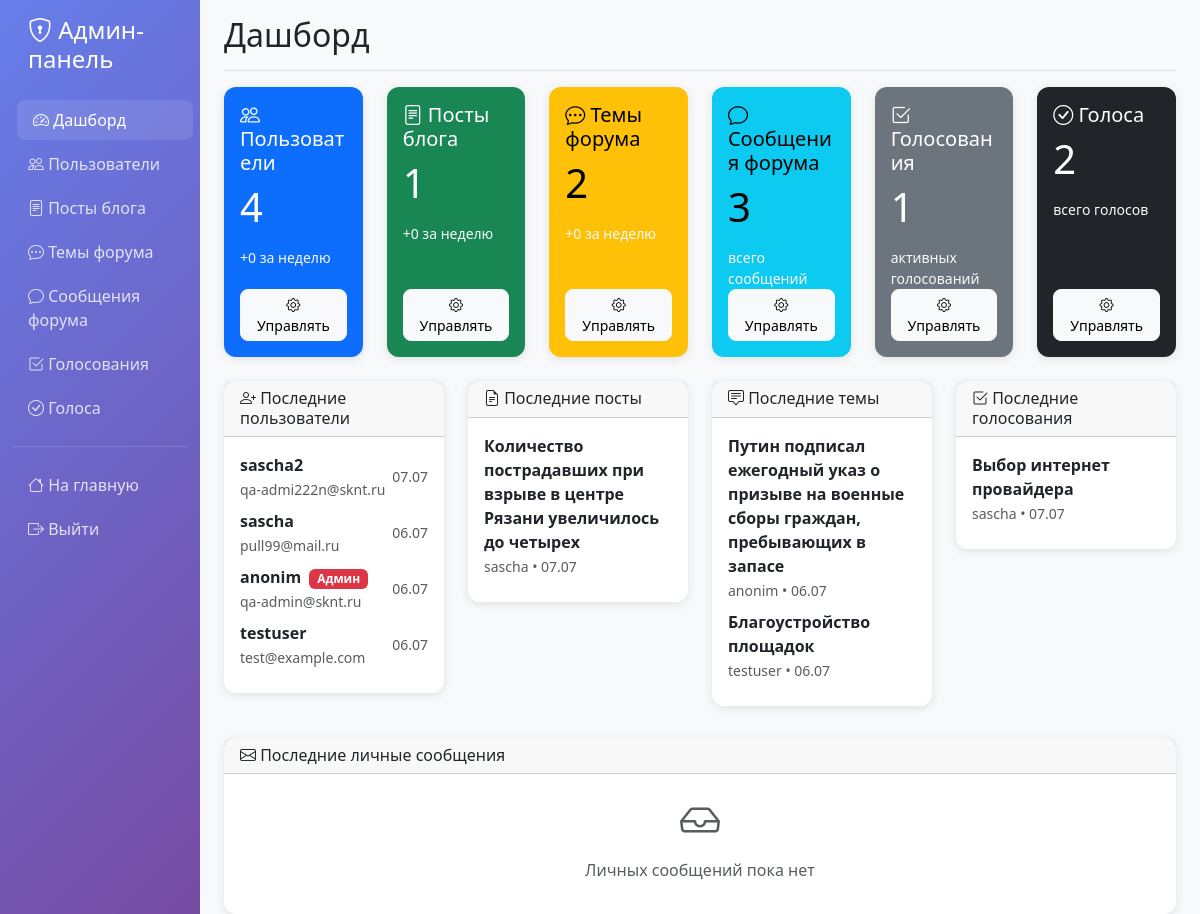
The app's page /admin/ (signed in) with its own data.
### model/db_models.py (models this page shows, shortened)
class User(UserMixin, db.Model):
    id = db.Column(db.Integer, primary_key=True)
    username = db.Column(db.String(80), unique=True, nullable=False)
    email = db.Column(db.String(120), unique=True, nullable=False)
    password_hash = db.Column(db.String(128))
    created_at = db.Column(db.DateTime, default=datetime.utcnow)
    is_active = db.Column(db.Boolean, default=True)
    is_admin = db.Column(db.Boolean, default=False)  # Добавлено поле для админов
    last_login = db.Column(db.DateTime, nullable=True)
    failed_login_attempts = db.Column(db.Integer, default=0)
    locked_until = db.Column(db.DateTime, nullable=True)
    password_changed_at = db.Column(db.DateTime, default=datetime.utcnow)
    require_password_change = db.Column(db.Boolean, default=False)
    telegram_enabled = db.Column(db.Boolean, default=False)
    telegram_chat_id = db.Column(db.String(50), nullable=True)
    telegram_username = db.Column(db.String(100), nullable=True)

class Post(db.Model):
    id = db.Column(db.Integer, primary_key=True)
    title = db.Column(db.String(200), nullable=False)
    content = db.Column(db.Text, nullable=False)
    created_at = db.Column(db.DateTime, default=datetime.utcnow)
    updated_at = db.Column(db.DateTime, default=datetime.utcnow, onupdate=datetime.utcnow)
    user_id = db.Column(db.Integer, db.ForeignKey('user.id'), nullable=False)
    image = db.Column(db.String(255), nullable=True)  # Имя файла изображения (опционально)
    is_published = db.Column(db.Boolean, default=True)  # Статус публикации поста
    user = db.relationship('User', backref=db.backref('posts', lazy=True))

class ForumTopic(db.Model):
    id = db.Column(db.Integer, primary_key=True)
    title = db.Column(db.String(200), nullable=False)
    image_url = db.Column(db.String(500), nullable=True)  # Ссылка на изображение
    created_at = db.Column(db.DateTime, default=datetime.utcnow)
    user_id = db.Column(db.Integer, db.ForeignKey('user.id'), nullable=False)
    user = db.relationship('User', backref=db.backref('forum_topics', lazy=True))
    posts = db.relationship('ForumPost', backref='topic', lazy=True, cascade='all, delete-orphan')

class Voting(db.Model):
    id = db.Column(db.Integer, primary_key=True)
    title = db.Column(db.String(200), nullable=False)
    description = db.Column(db.Text, nullable=False)
    question = db.Column(db.String(500), nullable=False)
    start_date = db.Column(db.DateTime, nullable=False)
    end_date = db.Column(db.DateTime, nullable=False)
    is_active = db.Column(db.Boolean, default=True)
    created_by = db.Column(db.Integer, db.ForeignKey('user.id'), nullable=False)
    created_at = db.Column(db.DateTime, default=datetime.utcnow)
    creator = db.relationship('User', backref=db.backref('created_votings', lazy=True))
    options = db.relationship('VotingOption', back_populates='voting', lazy=True, cascade='all, delete-orphan')
    votes = db.relationship('Vote', backref='voting', lazy=True, cascade='all, delete-orphan')

### admin/routes.py (the view)
@admin_bp.route('/')
@login_required
@admin_required
def dashboard():
    user_count = User.query.count()
    post_count = Post.query.count()
    topic_count = ForumTopic.query.count()
    forum_post_count = ForumPost.query.count()
    voting_count = Voting.query.filter(Voting.is_active.is_(True)).count()
    vote_count = Vote.query.count()
    recent_users = User.query.order_by(desc(User.created_at)).limit(5).all()
    recent_posts = Post.query.order_by(desc(Post.created_at)).limit(5).all()
    recent_topics = ForumTopic.query.order_by(desc(ForumTopic.created_at)).limit(5).all()
    recent_votings = Voting.query.order_by(desc(Voting.created_at)).limit(5).all()
    today = datetime.utcnow().date()
    week_ago = today - timedelta(days=7)
    new_users_week = User.query.filter(User.created_at >= week_ago).count()
    new_posts_week = Post.query.filter(Post.created_at >= week_ago).count()
    new_topics_week = ForumTopic.query.filter(ForumTopic.created_at >= week_ago).count()
    return render_template('admin/dashboard.html',
                         user_count=user_count,
                         post_count=post_count,
                         topic_count=topic_count,
                         forum_post_count=forum_post_count,
                         voting_count=voting_count,
                         vote_count=vote_count,
                         recent_users=recent_users,
                         recent_posts=recent_posts,
                         recent_topics=recent_topics,
                         recent_votings=recent_votings,
                         new_users_week=new_users_week,
                         new_posts_week=new_posts_week,
                         new_topics_week=new_topics_week)

### admin/routes.py (called while the page is built)
def admin_required(f):
    from functools import wraps
    @wraps(f)
    def decorated_function(*args, **kwargs):
        if not current_user.is_authenticated or not getattr(current_user, 'is_admin', False):
            flash('Доступ разрешён только администраторам.', 'danger')
            return redirect(url_for('index'))
        return f(*args, **kwargs)
    return decorated_function

### admin/templates/admin/dashboard.html (shortened to what this page needs)
{% extends 'admin/base.html' %}
{% block page_title %}Дашборд{% endblock %}
{% block content %}
<div class="row g-4 mb-4">
  <div class="col-md-2">
    <div class="card text-bg-primary h-100">
      <div class="card-body d-flex flex-column">
        <h5 class="card-title">
          <i class="bi bi-people"></i>
          Пользователи
        </h5>
        <p class="card-text display-6">{{ user_count }}</p>
        <small class="text-light">+{{ new_users_week }} за неделю</small>
        <a href="{{ url_for('admin.users') }}" class="btn btn-light btn-sm mt-auto w-100">
          <i class="bi bi-gear"></i>
          Управлять
        </a>
      </div>
    </div>
  </div>
  <div class="col-md-2">
    <div class="card text-bg-success h-100">
      <div class="card-body d-flex flex-column">
        <h5 class="card-title">
          <i class="bi bi-file-text"></i>
          Посты блога
        </h5>
        <p class="card-text display-6">{{ post_count }}</p>
        <small class="text-light">+{{ new_posts_week }} за неделю</small>
        <a href="{{ url_for('admin.posts') }}" class="btn btn-light btn-sm mt-auto w-100">
          <i class="bi bi-gear"></i>
          Управлять
        </a>
      </div>
    </div>
  </div>
  <div class="col-md-2">
    <div class="card text-bg-warning h-100">
      <div class="card-body d-flex flex-column">
        <h5 class="card-title">
          <i class="bi bi-chat-dots"></i>
          Темы форума
        </h5>
        <p class="card-text display-6">{{ topic_count }}</p>
        <small class="text-light">+{{ new_topics_week }} за неделю</small>
        <a href="{{ url_for('admin.forum_topics') }}" class="btn btn-light btn-sm mt-auto w-100">
          <i class="bi bi-gear"></i>
          Управлять
        </a>
      </div>
    </div>
  </div>
  <div class="col-md-2">
    <div class="card text-bg-info h-100">
      <div class="card-body d-flex flex-column">
        <h5 class="card-title">
          <i class="bi bi-chat"></i>
          Сообщения форума
        </h5>
        <p class="card-text display-6">{{ forum_post_count }}</p>
        <small class="text-light">всего сообщений</small>
        <a href="{{ url_for('admin.forum_posts') }}" class="btn btn-light btn-sm mt-auto w-100">
          <i class="bi bi-gear"></i>
          Управлять
        </a>
      </div>
    </div>
  </div>
  <div class="col-md-2">
    <div class="card text-bg-secondary h-100">
      <div class="card-body d-flex flex-column">
        <h5 class="card-title">
          <i class="bi bi-check2-square"></i>
          Голосования
        </h5>
        <p class="card-text display-6">{{ voting_count }}</p>
        <small class="text-light">активных голосований</small>
        <a href="{{ url_for('admin.votings') }}" class="btn btn-light btn-sm mt-auto w-100">
          <i class="bi bi-gear"></i>
          Управлять
        </a>
      </div>
    </div>
  </div>
  <div class="col-md-2">
    <div class="card text-bg-dark h-100">
      <div class="card-body d-flex flex-column">
        <h5 class="card-title">
          <i class="bi bi-check-circle"></i>
          Голоса
        </h5>
        <p class="card-text display-6">{{ vote_count }}</p>
        <small class="text-light">всего голосов</small>
        <a href="{{ url_for('admin.votes') }}" class="btn btn-light btn-sm mt-auto w-100">
          <i class="bi bi-gear"></i>
          Управлять
        </a>
      </div>
    </div>
  </div>
</div>
<div class="row g-4">
  <div class="col-md-3">
    <div class="card">
      <div class="card-header">
        <h6 class="mb-0">
          <i class="bi bi-person-plus"></i>
          Последние пользователи
        </h6>
      </div>
      <div class="card-body">
        {% for user in recent_users %}
        <div class="d-flex justify-content-between align-items-center mb-2">
          <div>
            <strong>{{ user.username }}</strong>
            {% if user.is_admin %}
              <span class="badge bg-danger ms-1">Админ</span>
            {% endif %}
            <br>
            <small class="text-muted">{{ user.email }}</small>
          </div>
          <small class="text-muted">{{ user.created_at.strftime('%d.%m') }}</small>
        </div>
        {% endfor %}
      </div>
    </div>
  </div>
  <div class="col-md-3">
    <div class="card">
      <div class="card-header">
        <h6 class="mb-0">
          <i class="bi bi-file-earmark-text"></i>
          Последние посты
        </h6>
      </div>
      <div class="card-body">
        {% for post in recent_posts %}
        <div class="mb-2">
          <strong>{{ post.title }}</strong>
          <br>
          <small class="text-muted">
            {{ post.user.username }} • {{ post.created_at.strftime('%d.%m') }}
          </small>
        </div>
        {% endfor %}
      </div>
    </div>
  </div>
  <div class="col-md-3">
    <div class="card">
      <div class="card-header">
        <h6 class="mb-0">
          <i class="bi bi-chat-square-text"></i>
          Последние темы
        </h6>
      </div>
      <div class="card-body">
        {% for topic in recent_topics %}
        <div class="mb-2">
          <strong>{{ topic.title }}</strong>
          <br>
          <small class="text-muted">
            {{ topic.user.username }} • {{ topic.created_at.strftime('%d.%m') }}
          </small>
        </div>
        {% endfor %}
      </div>
    </div>
  </div>
  <div class="col-md-3">
    <div class="card">
      <div class="card-header">
        <h6 class="mb-0">
          <i class="bi bi-check2-square"></i>
          Последние голосования
        </h6>
      </div>
      <div class="card-body">
        {% for voting in recent_votings %}
        <div class="mb-2">
          <strong>{{ voting.title }}</strong>
          <br>
          <small class="text-muted">
            {{ voting.creator.username }} • {{ voting.created_at.strftime('%d.%m') }}
          </small>
        </div>
        {% endfor %}
      </div>
    </div>
  </div>
</div>
<div class="row g-4 mt-2">
  <div class="col-md-12">
    <div class="card">
      <div class="card-header">
        <h6 class="mb-0">
          <i class="bi bi-envelope"></i>
          Последние личные сообщения
        </h6>
      </div>
      <div class="card-body">
        <div class="row">
          {% for message in recent_messages %}
          <div class="col-md-4 mb-3">
            <div class="border rounded p-3">
              <div class="d-flex justify-content-between align-items-start mb-2">
                <div>
                  <strong>{{ message.sender.username }}</strong>
                  <span class="text-muted">→</span>
                  <strong>{{ message.recipient.username }}</strong>
                </div>
                <small class="text-muted">{{ message.sent_at.strftime('%d.%m %H:%M') }}</small>
              </div>
              <div class="message-preview">
                {{ message.content[:80] }}{% if message.content|length > 80 %}...{% endif %}
              </div>
              {% if not message.is_read %}
                <span class="badge bg-warning mt-1">
                  <i class="bi bi-clock"></i> Не прочитано
                </span>
              {% endif %}
            </div>
          </div>
          {% else %}
          <div class="col-12 text-center text-muted">
            <i class="bi bi-inbox fs-1"></i>
            <p class="mt-2">Личных сообщений пока нет</p>
          </div>
          {% endfor %}
        </div>
      </div>
    </div>
  </div>
</div>
{% endblock %}

### admin/templates/admin/base.html (style rules this page uses)
.card { border: none; box-shadow: 0 2px 10px rgba(0,0,0,0.1); border-radius: 12px; }
.btn { border-radius: 8px; font-weight: 500; }

### records on screen
User: username "sascha2", email "qa-admi222n@sknt.ru", created_at "07.07"
User: username "sascha", email "pull99@mail.ru", created_at "06.07"
User: username "anonim", is_admin "Админ", email "qa-admin@sknt.ru", created_at "06.07"
User: username "testuser", email "test@example.com", created_at "06.07"
Post: title "Количество пострадавших при взрыве в центре Рязани увеличилось до четырех", user.username "sascha", created_at "07.07"
ForumTopic: title "Путин подписал ежегодный указ о призыве на военные сборы граждан, пребывающих в запасе", user.username "anonim", created_at "06.07"
ForumTopic: title "Благоустройство площадок", user.username "testuser", created_at "06.07"
Voting: title "Выбор интернет провайдера", creator.username "sascha", created_at "07.07"

### other values on screen
{{ user_count }} "4"
{{ new_users_week }} "0"
{{ post_count }} "1"
{{ new_posts_week }} "0"
{{ topic_count }} "2"
{{ new_topics_week }} "0"
{{ forum_post_count }} "3"
{{ voting_count }} "1"
{{ vote_count }} "2"
